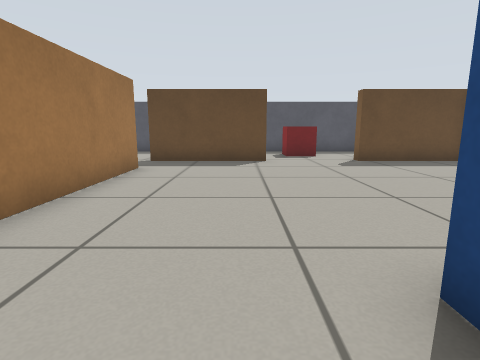
[1] (above)

18 first-person views from a walk through a world built for the Gazebo simulator. The camera is 0.54 m above the floor, tilts 10° down and sees 80° across. The floor is counted in squares, 0.5 m on a side. Each view is taken from the middle of a square. On the plan, view 1 faces up. The plan holds only what a view shows up to about 12 squares ahead; the rest is blank.

[2]
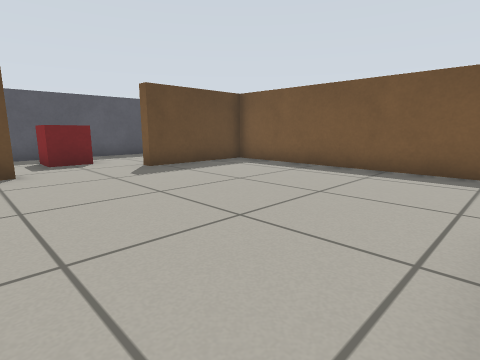

[3]
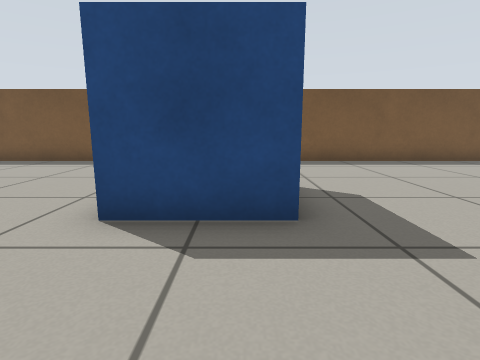

[4]
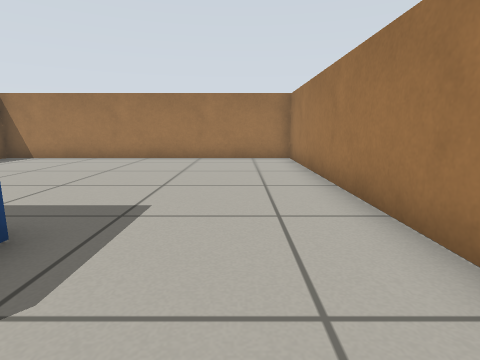

[5]
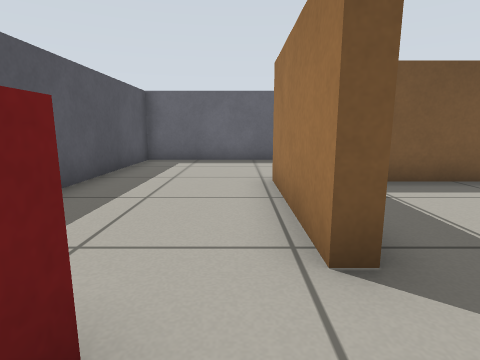

[6]
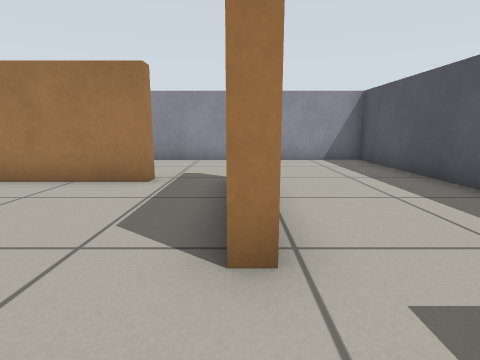

[7]
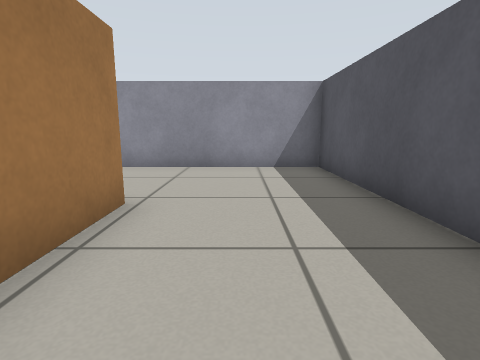

[8]
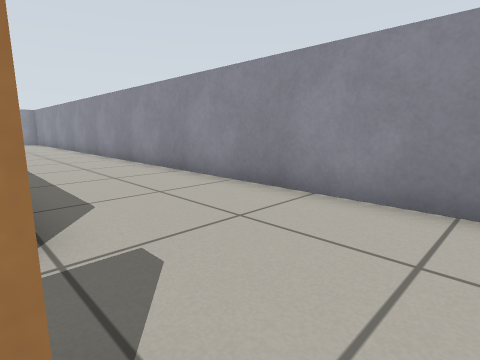

[9]
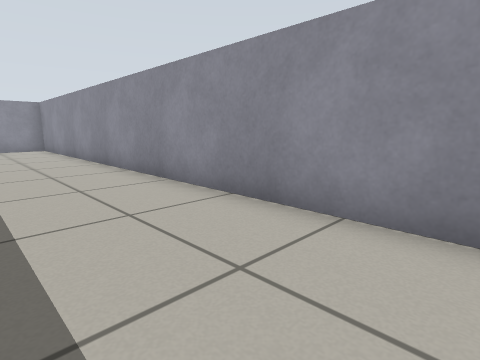

[10]
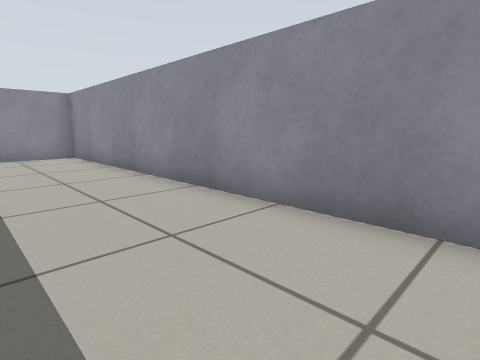

[11]
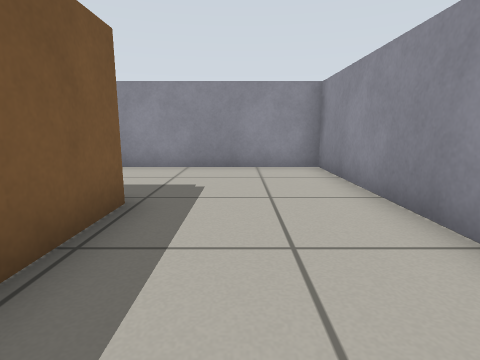

[12]
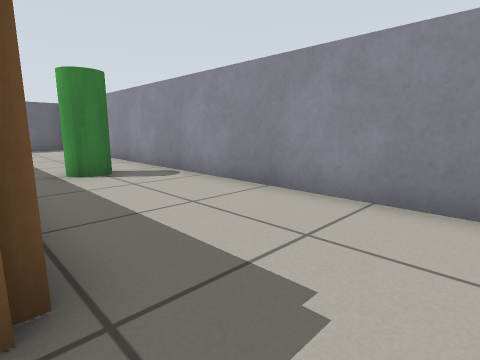

[13]
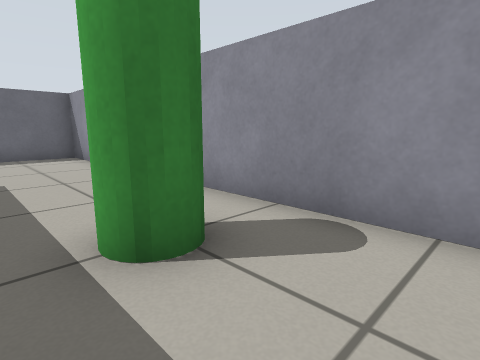

[14]
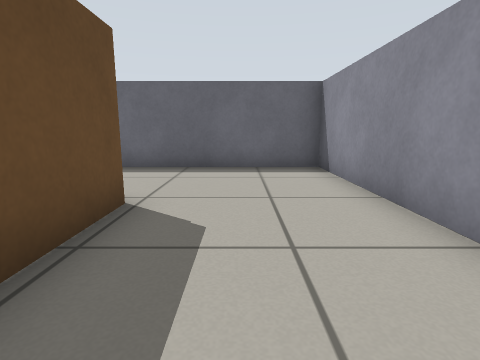

[15]
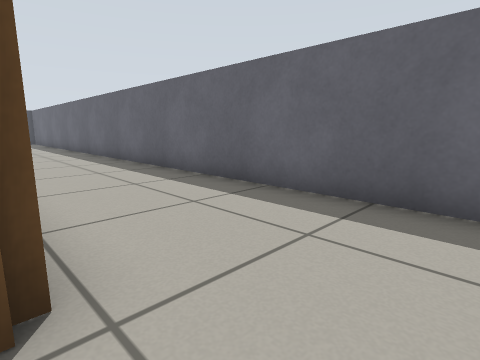

[16]
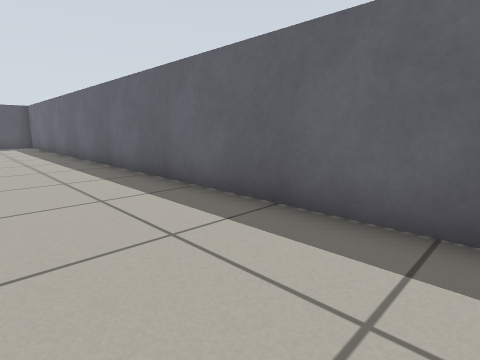

[17]
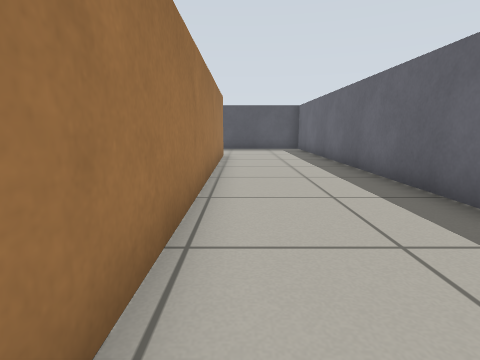

[18]
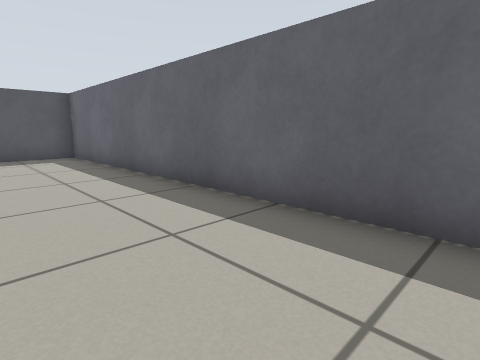

### Floor plan
Points are (right, up) in squares from view 1. A wall is a line through its corners. A room is listed if a view was taken in it or the views show most of it. See-through windows are left out.
Room 1 (views 1, 2, 3, 4, 5, 6, 7, 8, 9, 10, 11, 12, 13, 14, 15, 16, 17, 18)
walls: (-2.9, -0.1) (-2.9, -8.9) (7.9, -8.9) (7.9, -2); (7.9, 2.6) (7.9, 9.9) (4.1, 9.9) (4.1, 10.3) (8.3, 10.3) (8.3, -1.4); (-3.4, 8.1) (-2.9, 8.1) (-2.9, 3.2); (0.9, 10.4) (0.9, 9.9) (-3.1, 9.9); (-3.1, 10.3) (-0.9, 10.3); (-3.3, -9.1) (-3.3, -6.9); (8.1, -9.3) (5.9, -9.3); (-1.6, 14.3) (-7.3, 14.3) (-7.3, -13.3) (12.3, -13.3) (12.3, 14.3) (1.4, 14.3)
objects: pillar (2, -12) to (3, -11); pillar (2, 0) to (3, 1); red box (2, 12) to (3, 13)

Positions as (right, up) in squares from view 1, and headings:
1: (0, 0), facing up
2: (0, 2), facing up-right
3: (-2, 0), facing right
4: (-1, 2), facing down
5: (2, 11), facing right
6: (3, 10), facing left
7: (1, 12), facing left
8: (-3, 11), facing down-left
9: (-4, 4), facing down-left
10: (-4, -1), facing down-left
11: (-5, -5), facing down
12: (-5, -9), facing down-right
13: (0, -10), facing down-right
14: (4, -11), facing right
15: (8, -11), facing up-right
16: (9, -6), facing up-right
17: (9, -2), facing up
18: (9, 2), facing up-right
